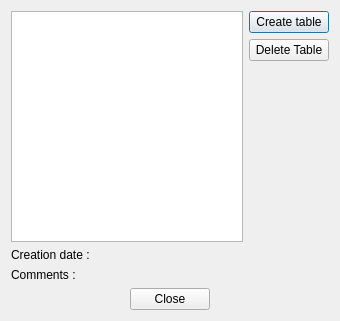
<?xml version="1.0" encoding="UTF-8"?>
<ui version="4.0">
 <class>DbTableEditDialog</class>
 <widget class="QDialog" name="DbTableEditDialog">
  <property name="geometry">
   <rect>
    <x>0</x>
    <y>0</y>
    <width>340</width>
    <height>321</height>
   </rect>
  </property>
  <property name="windowTitle">
   <string>Table Edit</string>
  </property>
  <property name="locale">
   <locale language="English" country="UnitedStates"/>
  </property>
  <property name="windowFilePath">
   <string>Edit tables</string>
  </property>
  <layout class="QGridLayout" name="gridLayout">
   <item row="0" column="0">
    <layout class="QVBoxLayout" name="verticalLayout_3">
     <item>
      <layout class="QHBoxLayout" name="horizontalLayout">
       <item>
        <widget class="QListWidget" name="listWidget"/>
       </item>
       <item>
        <layout class="QVBoxLayout" name="verticalLayout_2">
         <item>
          <widget class="QPushButton" name="buttonCreate">
           <property name="text">
            <string>Create table</string>
           </property>
          </widget>
         </item>
         <item>
          <widget class="QPushButton" name="buttonDelete">
           <property name="text">
            <string>Delete Table</string>
           </property>
          </widget>
         </item>
         <item>
          <spacer name="verticalSpacer">
           <property name="orientation">
            <enum>Qt::Vertical</enum>
           </property>
           <property name="sizeHint" stdset="0">
            <size>
             <width>20</width>
             <height>40</height>
            </size>
           </property>
          </spacer>
         </item>
        </layout>
       </item>
      </layout>
     </item>
     <item>
      <layout class="QVBoxLayout" name="verticalLayout">
       <item>
        <widget class="QLabel" name="labelDate">
         <property name="text">
          <string>Creation date :</string>
         </property>
        </widget>
       </item>
       <item>
        <widget class="QLabel" name="labelComments">
         <property name="text">
          <string>Comments :</string>
         </property>
        </widget>
       </item>
      </layout>
     </item>
     <item>
      <widget class="QDialogButtonBox" name="buttonBox">
       <property name="standardButtons">
        <set>QDialogButtonBox::Close</set>
       </property>
       <property name="centerButtons">
        <bool>true</bool>
       </property>
      </widget>
     </item>
    </layout>
   </item>
  </layout>
 </widget>
 <resources/>
 <connections>
  <connection>
   <sender>buttonBox</sender>
   <signal>clicked(QAbstractButton*)</signal>
   <receiver>DbTableEditDialog</receiver>
   <slot>accept()</slot>
   <hints>
    <hint type="sourcelabel">
     <x>165</x>
     <y>297</y>
    </hint>
    <hint type="destinationlabel">
     <x>312</x>
     <y>281</y>
    </hint>
   </hints>
  </connection>
  <connection>
   <sender>listWidget</sender>
   <signal>currentTextChanged(QString)</signal>
   <receiver>DbTableEditDialog</receiver>
   <slot>onTableSelectionChanged(QString)</slot>
   <hints>
    <hint type="sourcelabel">
     <x>166</x>
     <y>122</y>
    </hint>
    <hint type="destinationlabel">
     <x>241</x>
     <y>167</y>
    </hint>
   </hints>
  </connection>
  <connection>
   <sender>buttonCreate</sender>
   <signal>clicked()</signal>
   <receiver>DbTableEditDialog</receiver>
   <slot>onButtonCreate()</slot>
   <hints>
    <hint type="sourcelabel">
     <x>293</x>
     <y>29</y>
    </hint>
    <hint type="destinationlabel">
     <x>244</x>
     <y>92</y>
    </hint>
   </hints>
  </connection>
  <connection>
   <sender>buttonDelete</sender>
   <signal>clicked()</signal>
   <receiver>DbTableEditDialog</receiver>
   <slot>onButtonDelete()</slot>
   <hints>
    <hint type="sourcelabel">
     <x>311</x>
     <y>57</y>
    </hint>
    <hint type="destinationlabel">
     <x>273</x>
     <y>110</y>
    </hint>
   </hints>
  </connection>
 </connections>
 <slots>
  <slot>onButtonAdd()</slot>
  <slot>onButtonDelete()</slot>
  <slot>onTableSelectionChanged(QString)</slot>
  <slot>onButtonCreate()</slot>
 </slots>
</ui>
